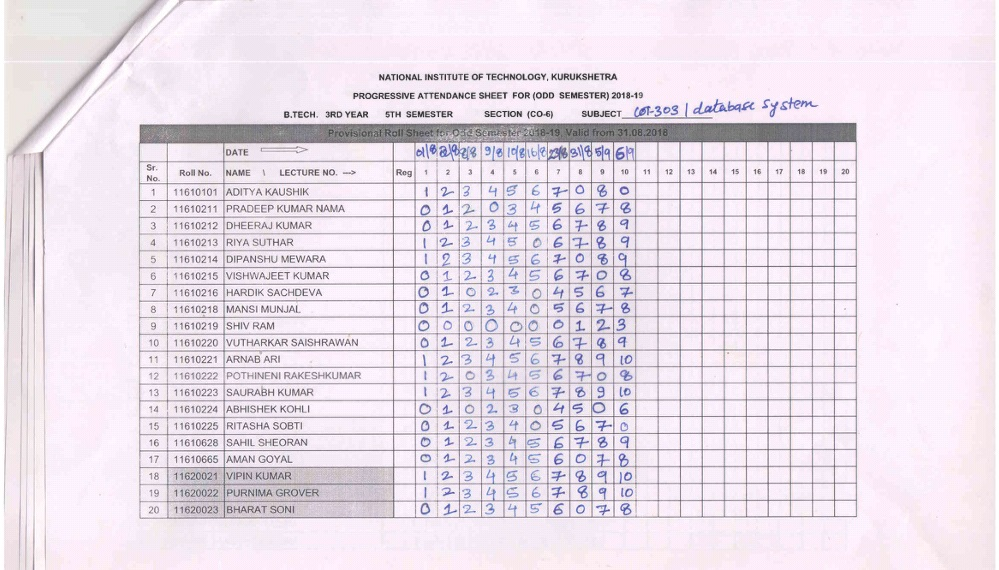
#> input picture img.jpg, 999 x 570 px, given in place of Img.png, which was not available
$ python Testing2.py   (older library calls are emulated)
#> lines starting #> are read from the running program, lines starting #| are printed output that depends on the picture; after the words box and inside, x2 and y2 are one past the last pixel; in counts of white or black regions, pixels touching at a corner belong together; pictures that were not available may be replaced by others from this repository, and a replacement may not be noted
import cv2
import numpy as np
import math

img = cv2.imread('Img.png')
#> img is the input picture: shape (570, 999, 3); mean B, G, R 233.9, 223.3, 233.3
gray = cv2.cvtColor(img,cv2.COLOR_BGR2GRAY)
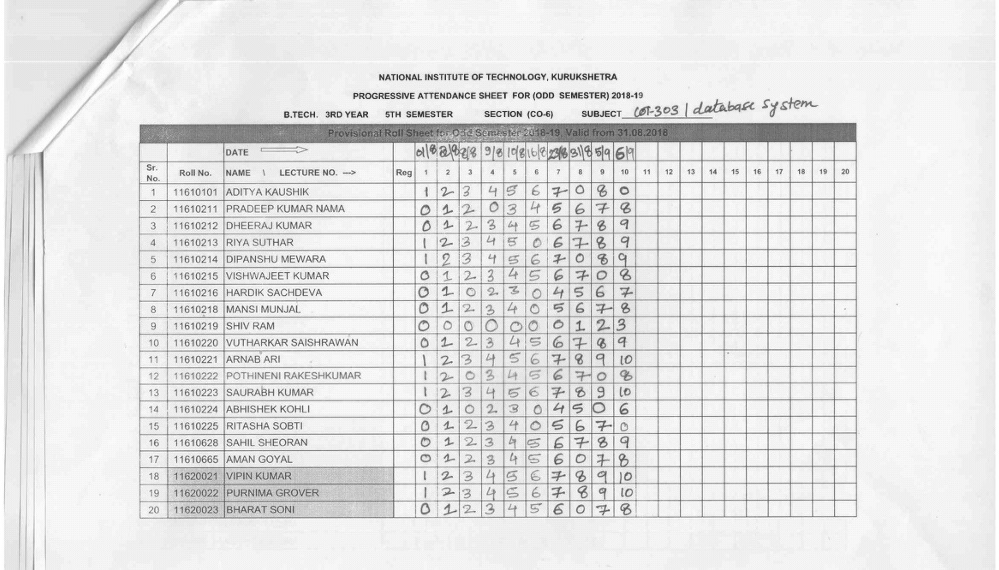
#> gray: shape (570, 999); min 44, max 255, mean 227.4
edges = cv2.Canny(gray,50,150,apertureSize = 3)
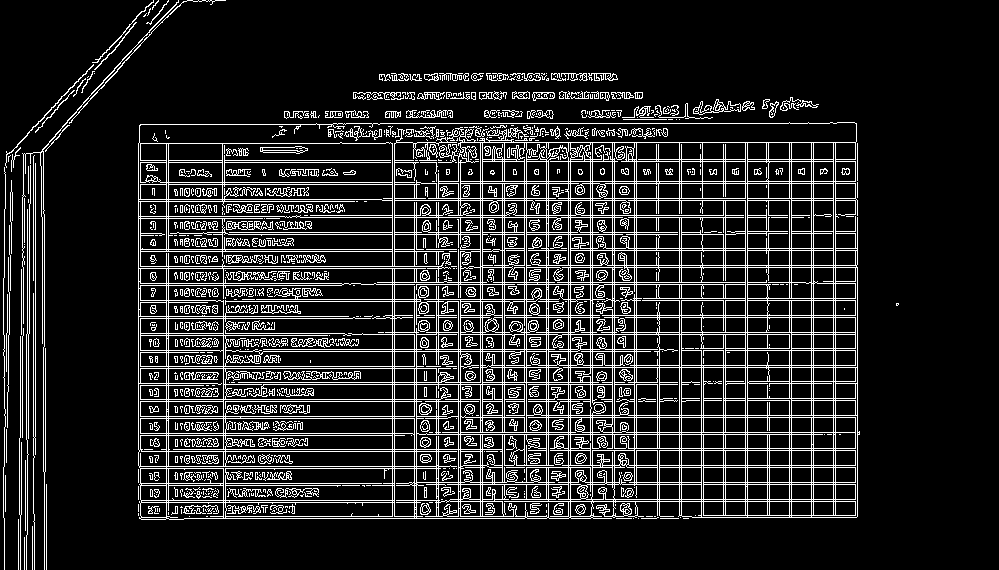
#> edges: shape (570, 999); 14.1% white in thin lines or dots, all inside (x1, y1, x2, y2) = (3, 0, 899, 570)

_,contours,heirarchy = cv2.findContours(edges,cv2.RETR_TREE,cv2.CHAIN_APPROX_SIMPLE)
#> contours = 3486 contours, 2094 with area under 20; largest, box (x1, y1, x2, y2) and area: (138, 122, 860, 520) 281486, (139, 122, 857, 267) 13620, (168, 283, 393, 355) 11920, (222, 142, 393, 183) 6631, (225, 468, 393, 501) 5321
cv2.drawContours(img,contours,-1,(0,255,0),2)
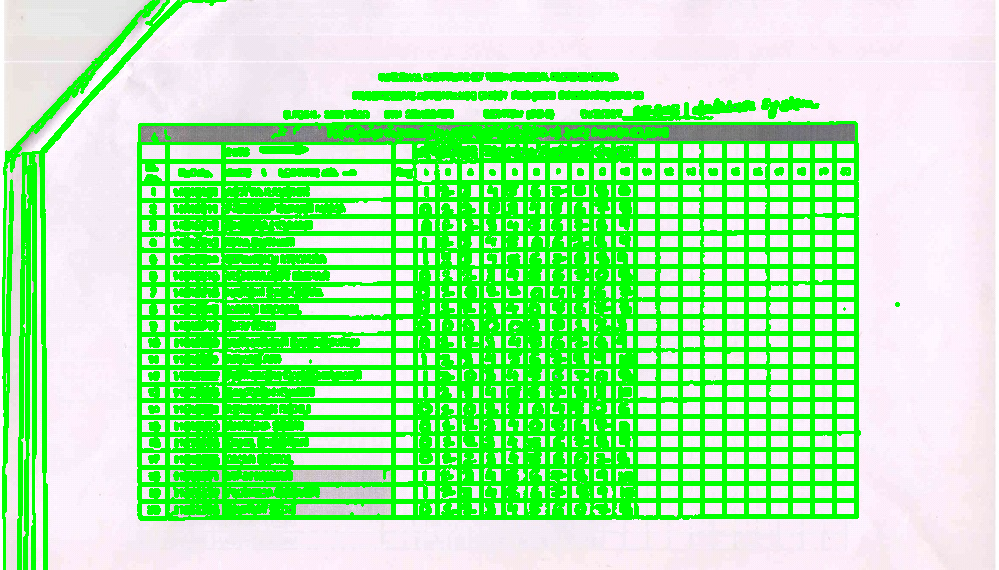
#> img: shape (570, 999, 3); mean B, G, R 158.4, 241.6, 159.2

cv2.imshow("Original",img)
cv2.imshow("Canny",edges)
#cv2.imshow("Erode",erode)
cv2.waitKey(0)
cv2.destroyAllWindows()
